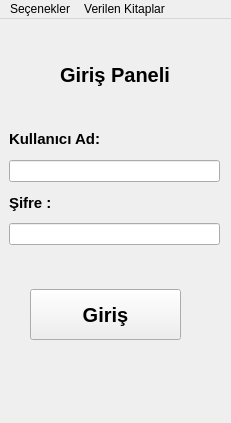
<?xml version="1.0" encoding="UTF-8"?>
<ui version="4.0">
 <class>MainWindow</class>
 <widget class="QMainWindow" name="MainWindow">
  <property name="geometry">
   <rect>
    <x>0</x>
    <y>0</y>
    <width>231</width>
    <height>423</height>
   </rect>
  </property>
  <property name="windowTitle">
   <string>MainWindow</string>
  </property>
  <widget class="QWidget" name="centralwidget">
   <widget class="QStackedWidget" name="stackedWidget">
    <property name="geometry">
     <rect>
      <x>0</x>
      <y>0</y>
      <width>231</width>
      <height>401</height>
     </rect>
    </property>
    <property name="currentIndex">
     <number>0</number>
    </property>
    <widget class="QWidget" name="page">
     <widget class="QLabel" name="label_2">
      <property name="geometry">
       <rect>
        <x>60</x>
        <y>40</y>
        <width>131</width>
        <height>31</height>
       </rect>
      </property>
      <property name="font">
       <font>
        <pointsize>15</pointsize>
        <weight>75</weight>
        <bold>true</bold>
       </font>
      </property>
      <property name="text">
       <string>Giriş Paneli</string>
      </property>
     </widget>
     <widget class="QPushButton" name="pushButton">
      <property name="geometry">
       <rect>
        <x>30</x>
        <y>270</y>
        <width>151</width>
        <height>51</height>
       </rect>
      </property>
      <property name="font">
       <font>
        <pointsize>15</pointsize>
        <weight>75</weight>
        <bold>true</bold>
       </font>
      </property>
      <property name="text">
       <string>Giriş</string>
      </property>
     </widget>
     <widget class="QWidget" name="verticalLayoutWidget_2">
      <property name="geometry">
       <rect>
        <x>9</x>
        <y>105</y>
        <width>211</width>
        <height>121</height>
       </rect>
      </property>
      <layout class="QVBoxLayout" name="verticalLayout_2">
       <item>
        <widget class="QLabel" name="label">
         <property name="font">
          <font>
           <pointsize>11</pointsize>
           <weight>75</weight>
           <bold>true</bold>
          </font>
         </property>
         <property name="text">
          <string>Kullanıcı Ad:</string>
         </property>
        </widget>
       </item>
       <item>
        <widget class="QLineEdit" name="lineEdit"/>
       </item>
       <item>
        <widget class="QLabel" name="label_3">
         <property name="font">
          <font>
           <pointsize>11</pointsize>
           <weight>75</weight>
           <bold>true</bold>
          </font>
         </property>
         <property name="text">
          <string>Şifre :</string>
         </property>
        </widget>
       </item>
       <item>
        <widget class="QLineEdit" name="lineEdit_2"/>
       </item>
      </layout>
     </widget>
    </widget>
    <widget class="QWidget" name="page_2">
     <widget class="QWidget" name="verticalLayoutWidget">
      <property name="geometry">
       <rect>
        <x>10</x>
        <y>80</y>
        <width>211</width>
        <height>151</height>
       </rect>
      </property>
      <layout class="QVBoxLayout" name="verticalLayout">
       <item>
        <widget class="QLabel" name="label_4">
         <property name="font">
          <font>
           <pointsize>11</pointsize>
           <weight>75</weight>
           <bold>true</bold>
          </font>
         </property>
         <property name="text">
          <string>Kitap Numarası :</string>
         </property>
        </widget>
       </item>
       <item>
        <widget class="QLineEdit" name="lineEdit_3"/>
       </item>
       <item>
        <widget class="QLabel" name="label_5">
         <property name="font">
          <font>
           <pointsize>11</pointsize>
           <weight>75</weight>
           <bold>true</bold>
          </font>
         </property>
         <property name="text">
          <string>Kitap Adı :</string>
         </property>
        </widget>
       </item>
       <item>
        <widget class="QLineEdit" name="lineEdit_5"/>
       </item>
      </layout>
     </widget>
     <widget class="QPushButton" name="pushButton_2">
      <property name="geometry">
       <rect>
        <x>40</x>
        <y>270</y>
        <width>131</width>
        <height>41</height>
       </rect>
      </property>
      <property name="font">
       <font>
        <pointsize>12</pointsize>
        <weight>75</weight>
        <bold>true</bold>
       </font>
      </property>
      <property name="text">
       <string>Ekle</string>
      </property>
     </widget>
    </widget>
    <widget class="QWidget" name="page_4">
     <widget class="QLabel" name="label_7">
      <property name="geometry">
       <rect>
        <x>30</x>
        <y>10</y>
        <width>151</width>
        <height>41</height>
       </rect>
      </property>
      <property name="font">
       <font>
        <pointsize>12</pointsize>
        <weight>75</weight>
        <bold>true</bold>
       </font>
      </property>
      <property name="text">
       <string>Kitap Numarası :</string>
      </property>
     </widget>
     <widget class="QLineEdit" name="lineEdit_6">
      <property name="geometry">
       <rect>
        <x>20</x>
        <y>60</y>
        <width>181</width>
        <height>21</height>
       </rect>
      </property>
     </widget>
     <widget class="QLabel" name="label_8">
      <property name="geometry">
       <rect>
        <x>30</x>
        <y>90</y>
        <width>151</width>
        <height>41</height>
       </rect>
      </property>
      <property name="font">
       <font>
        <pointsize>12</pointsize>
        <weight>75</weight>
        <bold>true</bold>
       </font>
      </property>
      <property name="text">
       <string>Kitap İsmi :</string>
      </property>
     </widget>
     <widget class="QLineEdit" name="lineEdit_7">
      <property name="geometry">
       <rect>
        <x>20</x>
        <y>140</y>
        <width>181</width>
        <height>21</height>
       </rect>
      </property>
     </widget>
     <widget class="QLabel" name="label_9">
      <property name="geometry">
       <rect>
        <x>30</x>
        <y>170</y>
        <width>161</width>
        <height>41</height>
       </rect>
      </property>
      <property name="font">
       <font>
        <pointsize>12</pointsize>
        <weight>75</weight>
        <bold>true</bold>
       </font>
      </property>
      <property name="text">
       <string>Öğrenci İsmi :</string>
      </property>
     </widget>
     <widget class="QLineEdit" name="lineEdit_8">
      <property name="geometry">
       <rect>
        <x>20</x>
        <y>220</y>
        <width>181</width>
        <height>21</height>
       </rect>
      </property>
     </widget>
     <widget class="QLabel" name="label_10">
      <property name="geometry">
       <rect>
        <x>30</x>
        <y>250</y>
        <width>161</width>
        <height>41</height>
       </rect>
      </property>
      <property name="font">
       <font>
        <pointsize>12</pointsize>
        <weight>75</weight>
        <bold>true</bold>
       </font>
      </property>
      <property name="text">
       <string>Öğrenci Numarası :</string>
      </property>
     </widget>
     <widget class="QLineEdit" name="lineEdit_9">
      <property name="geometry">
       <rect>
        <x>20</x>
        <y>300</y>
        <width>181</width>
        <height>21</height>
       </rect>
      </property>
     </widget>
     <widget class="QPushButton" name="pushButton_4">
      <property name="geometry">
       <rect>
        <x>50</x>
        <y>340</y>
        <width>131</width>
        <height>41</height>
       </rect>
      </property>
      <property name="font">
       <font>
        <pointsize>10</pointsize>
        <weight>75</weight>
        <bold>true</bold>
       </font>
      </property>
      <property name="text">
       <string>Kitap Ver</string>
      </property>
     </widget>
    </widget>
    <widget class="QWidget" name="page_5">
     <widget class="QPushButton" name="pushButton_5">
      <property name="geometry">
       <rect>
        <x>50</x>
        <y>340</y>
        <width>131</width>
        <height>41</height>
       </rect>
      </property>
      <property name="font">
       <font>
        <pointsize>10</pointsize>
        <weight>75</weight>
        <bold>true</bold>
       </font>
      </property>
      <property name="text">
       <string>Kitap Al</string>
      </property>
     </widget>
     <widget class="QLabel" name="label_11">
      <property name="geometry">
       <rect>
        <x>30</x>
        <y>10</y>
        <width>151</width>
        <height>41</height>
       </rect>
      </property>
      <property name="font">
       <font>
        <pointsize>12</pointsize>
        <weight>75</weight>
        <bold>true</bold>
       </font>
      </property>
      <property name="text">
       <string>Kitap Numarası :</string>
      </property>
     </widget>
     <widget class="QLineEdit" name="lineEdit_10">
      <property name="geometry">
       <rect>
        <x>20</x>
        <y>300</y>
        <width>181</width>
        <height>21</height>
       </rect>
      </property>
     </widget>
     <widget class="QLabel" name="label_12">
      <property name="geometry">
       <rect>
        <x>30</x>
        <y>90</y>
        <width>151</width>
        <height>41</height>
       </rect>
      </property>
      <property name="font">
       <font>
        <pointsize>12</pointsize>
        <weight>75</weight>
        <bold>true</bold>
       </font>
      </property>
      <property name="text">
       <string>Kitap İsmi :</string>
      </property>
     </widget>
     <widget class="QLineEdit" name="lineEdit_11">
      <property name="geometry">
       <rect>
        <x>20</x>
        <y>140</y>
        <width>181</width>
        <height>21</height>
       </rect>
      </property>
     </widget>
     <widget class="QLabel" name="label_13">
      <property name="geometry">
       <rect>
        <x>30</x>
        <y>170</y>
        <width>161</width>
        <height>41</height>
       </rect>
      </property>
      <property name="font">
       <font>
        <pointsize>12</pointsize>
        <weight>75</weight>
        <bold>true</bold>
       </font>
      </property>
      <property name="text">
       <string>Öğrenci İsmi :</string>
      </property>
     </widget>
     <widget class="QLineEdit" name="lineEdit_12">
      <property name="geometry">
       <rect>
        <x>20</x>
        <y>220</y>
        <width>181</width>
        <height>21</height>
       </rect>
      </property>
     </widget>
     <widget class="QLabel" name="label_14">
      <property name="geometry">
       <rect>
        <x>30</x>
        <y>250</y>
        <width>161</width>
        <height>41</height>
       </rect>
      </property>
      <property name="font">
       <font>
        <pointsize>12</pointsize>
        <weight>75</weight>
        <bold>true</bold>
       </font>
      </property>
      <property name="text">
       <string>Öğrenci Numarası :</string>
      </property>
     </widget>
     <widget class="QLineEdit" name="lineEdit_13">
      <property name="geometry">
       <rect>
        <x>20</x>
        <y>60</y>
        <width>181</width>
        <height>21</height>
       </rect>
      </property>
     </widget>
    </widget>
   </widget>
  </widget>
  <widget class="QMenuBar" name="menubar">
   <property name="geometry">
    <rect>
     <x>0</x>
     <y>0</y>
     <width>231</width>
     <height>21</height>
    </rect>
   </property>
   <widget class="QMenu" name="menuGiri">
    <property name="title">
     <string>Seçenekler</string>
    </property>
    <addaction name="actionKitap_Ekle"/>
    <addaction name="actionKitap_Ver"/>
    <addaction name="actionKitap_Al"/>
   </widget>
   <widget class="QMenu" name="menuVerilen_Kitaplar">
    <property name="title">
     <string>Verilen Kitaplar</string>
    </property>
    <addaction name="actionG_ster"/>
   </widget>
   <addaction name="menuGiri"/>
   <addaction name="menuVerilen_Kitaplar"/>
  </widget>
  <action name="actionKitap_Ekle">
   <property name="text">
    <string>Kitap Ekle</string>
   </property>
  </action>
  <action name="actionKitap_Ver">
   <property name="text">
    <string>Kitap Ver</string>
   </property>
  </action>
  <action name="actionKitap_Al">
   <property name="text">
    <string>Kitap Al</string>
   </property>
  </action>
  <action name="actionG_ster">
   <property name="text">
    <string>Göster</string>
   </property>
  </action>
 </widget>
 <resources/>
 <connections/>
</ui>
